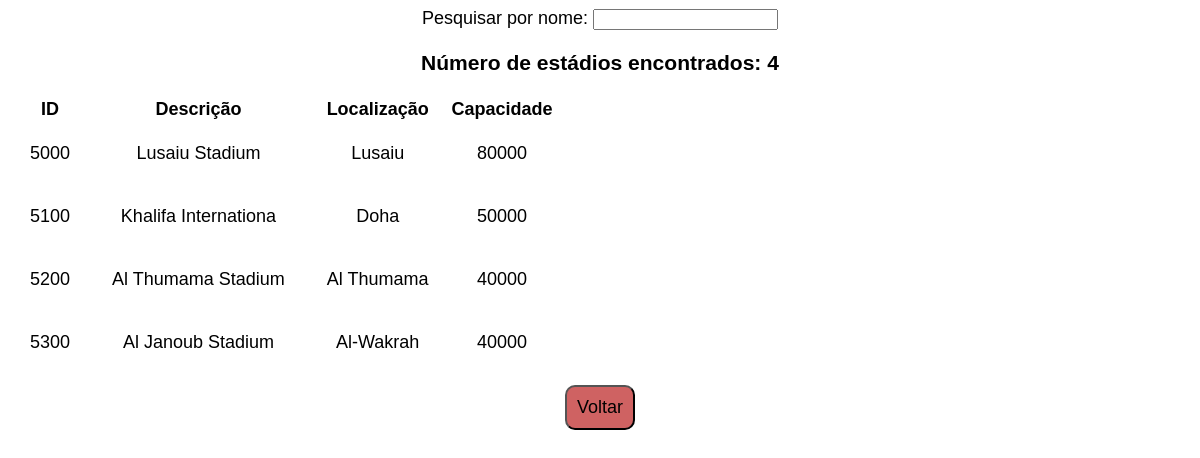
Screenshot of /php/estadio/listar_estadio.php with the database file from the repository.
### tables this page shows
CREATE TABLE IF NOT EXISTS `estadio` (
  `idestadio` int(11) NOT NULL,
  `descricao` varchar(20) DEFAULT NULL,
  `localizacao` varchar(20) DEFAULT NULL,
  `capacidade` int(11) NOT NULL,
  PRIMARY KEY (`idestadio`)
);

### php/estadio/listar_estadio.php (the view, shortened to what this page needs)
<!DOCTYPE html>
<html lang="pt-br">
    <head>
    </head>
    <body>
        Pesquisar por nome: <input type="text" id="myInput" onkeyup="search();"/>
        <h3 id="counter">Número de estádios encontrados: 0</h3>
        <table id="list-stadiums">
            <tr>
                <th>ID</th>
                <th>Descrição</th>
                <th>Localização</th>
                <th>Capacidade</th>
            </tr>
                <?php
                    include "../conecta_banco.php";
                    $procura = "SELECT * FROM estadio";
                    $result = mysqli_query($conexao, $procura);
                    while($row = mysqli_fetch_array($result)) {
                    echo "<tr>";
                    echo "<td>";
                    echo $row['idestadio'];
                    echo "</td>";
                    echo "<td class='nome'>";
                    echo $row['descricao'];
                    echo "</td>";
                    echo "<td>";
                    echo $row['localizacao'];
                    echo "</td>";
                    echo "<td>";
                    echo $row['capacidade'];
                    echo "</td>";
                    echo "</tr>";
                }
            ?>
        </table>
        <a href="../../index.html"><button>Voltar</button>
    </body>
</html>

### php/estadio/listar_estadio.php (style rules this page uses)
body { font-size: large; font-family: 'Montserrat', sans-serif; text-align: center; }
button { font-size: large; padding: 10px; margin: 10px; border-radius: 10px; border-color: black; background-color: rgb(207, 98, 98); }
td { padding: 20px; }

### rows the page displays
estadio: idestadio "5000", descricao "Lusaiu Stadium", localizacao "Lusaiu", capacidade "80000"
estadio: idestadio "5100", descricao "Khalifa Internationa", localizacao "Doha", capacidade "50000"
estadio: idestadio "5200", descricao "Al Thumama Stadium", localizacao "Al Thumama", capacidade "40000"
estadio: idestadio "5300", descricao "Al Janoub Stadium", localizacao "Al-Wakrah", capacidade "40000"
